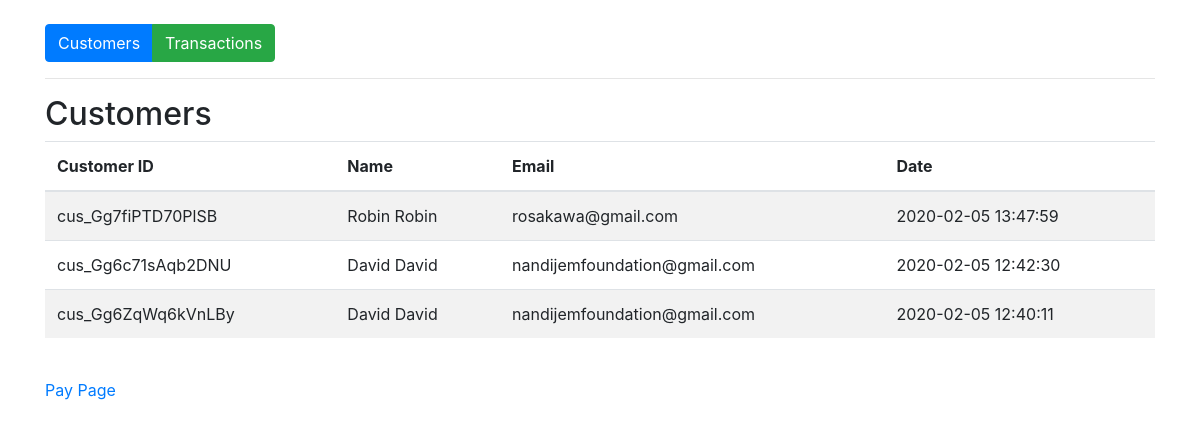
The page /customers.php on the database its author committed.
### tables this page shows
CREATE TABLE `customers` (
  `id` varchar(255) NOT NULL,
  `first_name` varchar(255) NOT NULL,
  `last_name` varchar(255) NOT NULL,
  `email` varchar(255) NOT NULL,
  `created_at` datetime NOT NULL DEFAULT current_timestamp()
);

### lib/pdo_db.php (called while the page is built, shortened)
<?php
class Database {
	private $host = DB_HOST;
	private $user = DB_USER;
	private $pass = DB_PASS;
	private $dbname = DB_NAME;
	private $dbh;
	private $stmt;
	public function __construct() {
		$dsn = 'mysql:host=' . $this->host . ';dbname=' . $this->dbname;
		$options = array (
			PDO::ATTR_PERSISTENT => true,
			PDO::ATTR_ERRMODE => PDO::ERRMODE_EXCEPTION
		);
		try {
			$this->dbh = new PDO ($dsn, $this->user, $this->pass, $options);
		}
		catch ( PDOException $e ) {
			$this->error = $e->getMessage();
		}
	}
	public function query($query) {
		$this->stmt = $this->dbh->prepare($query);
	}
	public function execute(){
		return $this->stmt->execute();
	}
	public function resultset(){
		$this->execute();
		return $this->stmt->fetchAll(PDO::FETCH_OBJ);
	}
}

### models/Customer.php (called while the page is built, shortened)
<?php
    class Customer{
        private $db;
        public function __construct(){
            $this->db = new Database;
        }
        public function getCustomers(){
            $this->db->query('SELECT * FROM customers ORDER BY created_at DESC');
            $results = $this->db->resultset();
            return $results;
        }
    }

### customers.php (the view, shortened to what this page needs)
<?php
    require_once('lib/pdo_db.php');
    require_once('models/Customer.php');
    $customer =  new Customer();
    $customers = $customer->getCustomers();
?>
<!DOCTYPE html>
<html lang="en">
<head>
    <link rel="stylesheet" href="https://stackpath.bootstrapcdn.com/bootstrap/4.1.3/css/bootstrap.min.css"
>
</head>
<body>
    <div class="container mt-4">
    <div class="btn-group" role="group">
        <a href="customers.php" class="btn btn-primary">Customers</a>
        <a href="transactions.php" class="btn btn-success">Transactions</a>
    </div>
    <hr>
        <h2>Customers</h2>
        <table class="table table-striped">
            <thead>
                <tr>
                    <th>Customer ID</th>
                    <th>Name</th>
                    <th>Email</th>
                    <th>Date</th>
                </tr>
            </thead>
            <tbody>
                <?php foreach($customers as $cust):?>
                <tr>
                    <td><?=$cust->id;?></td>
                    <td><?=$cust->first_name;?> <?=$cust->first_name;?></td>
                    <td><?=$cust->email;?></td>
                    <td><?=$cust->created_at;?></td>
                </tr>
                <?php endforeach;?>
            </tbody>
        </table><br>
        <a href="index.php">Pay Page</a>
    </div>
</body>
</html>

### rows shown on the page
customers: id "cus_Gg7fiPTD70PlSB", first_name "Robin", email "rosakawa@gmail.com", created_at "2020-02-05 13:47:59"
customers: id "cus_Gg6c71sAqb2DNU", first_name "David", email "nandijemfoundation@gmail.com", created_at "2020-02-05 12:42:30"
customers: id "cus_Gg6ZqWq6kVnLBy", first_name "David", email "nandijemfoundation@gmail.com", created_at "2020-02-05 12:40:11"
